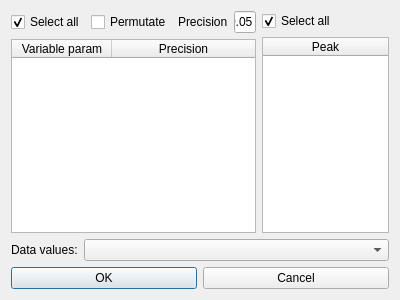
<?xml version="1.0" encoding="UTF-8"?>
<ui version="4.0">
 <class>ScanmanPeakFit_pkf</class>
 <widget class="QDialog" name="ScanmanPeakFit_pkf">
  <property name="geometry">
   <rect>
    <x>0</x>
    <y>0</y>
    <width>400</width>
    <height>300</height>
   </rect>
  </property>
  <property name="windowTitle">
   <string>Peakfit source</string>
  </property>
  <layout class="QVBoxLayout" name="verticalLayout">
   <item>
    <layout class="QHBoxLayout" name="horizontalLayout_3">
     <property name="topMargin">
      <number>0</number>
     </property>
     <property name="rightMargin">
      <number>0</number>
     </property>
     <item>
      <layout class="QVBoxLayout" name="verticalLayout_2">
       <property name="topMargin">
        <number>0</number>
       </property>
       <item>
        <layout class="QHBoxLayout" name="horizontalLayout_2">
         <property name="topMargin">
          <number>0</number>
         </property>
         <item>
          <widget class="QCheckBox" name="params_check">
           <property name="text">
            <string>Select all</string>
           </property>
           <property name="checked">
            <bool>true</bool>
           </property>
          </widget>
         </item>
         <item>
          <spacer name="horizontalSpacer">
           <property name="orientation">
            <enum>Qt::Horizontal</enum>
           </property>
           <property name="sizeHint" stdset="0">
            <size>
             <width>40</width>
             <height>20</height>
            </size>
           </property>
          </spacer>
         </item>
         <item>
          <widget class="QCheckBox" name="permutate_check">
           <property name="text">
            <string>Permutate</string>
           </property>
          </widget>
         </item>
         <item>
          <widget class="QLabel" name="label_2">
           <property name="text">
            <string>Precision</string>
           </property>
          </widget>
         </item>
         <item>
          <widget class="QLineEdit" name="precision_edit">
           <property name="inputMethodHints">
            <set>Qt::ImhDigitsOnly|Qt::ImhPreferNumbers</set>
           </property>
           <property name="text">
            <string>0.05</string>
           </property>
          </widget>
         </item>
        </layout>
       </item>
       <item>
        <widget class="QTableWidget" name="prm_table">
         <attribute name="horizontalHeaderCascadingSectionResizes">
          <bool>false</bool>
         </attribute>
         <attribute name="horizontalHeaderStretchLastSection">
          <bool>true</bool>
         </attribute>
         <attribute name="verticalHeaderCascadingSectionResizes">
          <bool>false</bool>
         </attribute>
         <column>
          <property name="text">
           <string>Variable param</string>
          </property>
         </column>
         <column>
          <property name="text">
           <string>Precision</string>
          </property>
         </column>
        </widget>
       </item>
      </layout>
     </item>
     <item>
      <layout class="QVBoxLayout" name="verticalLayout_3">
       <property name="topMargin">
        <number>0</number>
       </property>
       <item>
        <layout class="QHBoxLayout" name="horizontalLayout_4">
         <property name="topMargin">
          <number>0</number>
         </property>
         <item>
          <widget class="QCheckBox" name="peaks_check">
           <property name="text">
            <string>Select all</string>
           </property>
           <property name="checked">
            <bool>true</bool>
           </property>
          </widget>
         </item>
         <item>
          <spacer name="horizontalSpacer_2">
           <property name="orientation">
            <enum>Qt::Horizontal</enum>
           </property>
           <property name="sizeHint" stdset="0">
            <size>
             <width>40</width>
             <height>20</height>
            </size>
           </property>
          </spacer>
         </item>
        </layout>
       </item>
       <item>
        <widget class="QTableWidget" name="peak_table">
         <attribute name="horizontalHeaderCascadingSectionResizes">
          <bool>false</bool>
         </attribute>
         <attribute name="horizontalHeaderStretchLastSection">
          <bool>true</bool>
         </attribute>
         <attribute name="verticalHeaderCascadingSectionResizes">
          <bool>false</bool>
         </attribute>
         <column>
          <property name="text">
           <string>Peak</string>
          </property>
         </column>
        </widget>
       </item>
      </layout>
     </item>
    </layout>
   </item>
   <item>
    <layout class="QHBoxLayout" name="horizontalLayout">
     <property name="topMargin">
      <number>0</number>
     </property>
     <item>
      <widget class="QLabel" name="label">
       <property name="sizePolicy">
        <sizepolicy hsizetype="Minimum" vsizetype="Preferred">
         <horstretch>0</horstretch>
         <verstretch>0</verstretch>
        </sizepolicy>
       </property>
       <property name="text">
        <string>Data values:</string>
       </property>
      </widget>
     </item>
     <item>
      <widget class="QComboBox" name="datavals_combo">
       <property name="sizePolicy">
        <sizepolicy hsizetype="MinimumExpanding" vsizetype="Fixed">
         <horstretch>0</horstretch>
         <verstretch>0</verstretch>
        </sizepolicy>
       </property>
      </widget>
     </item>
    </layout>
   </item>
   <item>
    <layout class="QHBoxLayout" name="horizontalLayout_5">
     <property name="topMargin">
      <number>0</number>
     </property>
     <item>
      <widget class="QPushButton" name="ok_btn">
       <property name="text">
        <string>OK</string>
       </property>
      </widget>
     </item>
     <item>
      <widget class="QPushButton" name="cancel_btn">
       <property name="text">
        <string>Cancel</string>
       </property>
      </widget>
     </item>
    </layout>
   </item>
  </layout>
 </widget>
 <resources/>
 <connections>
  <connection>
   <sender>ok_btn</sender>
   <signal>clicked()</signal>
   <receiver>ScanmanPeakFit_pkf</receiver>
   <slot>ok_pressed()</slot>
   <hints>
    <hint type="sourcelabel">
     <x>51</x>
     <y>282</y>
    </hint>
    <hint type="destinationlabel">
     <x>277</x>
     <y>252</y>
    </hint>
   </hints>
  </connection>
  <connection>
   <sender>prm_table</sender>
   <signal>itemChanged(QTableWidgetItem*)</signal>
   <receiver>ScanmanPeakFit_pkf</receiver>
   <slot>ParamSelectionChanged(QTableWidgetItem*)</slot>
   <hints>
    <hint type="sourcelabel">
     <x>51</x>
     <y>174</y>
    </hint>
    <hint type="destinationlabel">
     <x>3</x>
     <y>181</y>
    </hint>
   </hints>
  </connection>
  <connection>
   <sender>peak_table</sender>
   <signal>itemChanged(QTableWidgetItem*)</signal>
   <receiver>ScanmanPeakFit_pkf</receiver>
   <slot>PeakSelectionChanged(QTableWidgetItem*)</slot>
   <hints>
    <hint type="sourcelabel">
     <x>347</x>
     <y>146</y>
    </hint>
    <hint type="destinationlabel">
     <x>393</x>
     <y>171</y>
    </hint>
   </hints>
  </connection>
  <connection>
   <sender>peaks_check</sender>
   <signal>clicked()</signal>
   <receiver>ScanmanPeakFit_pkf</receiver>
   <slot>Selectallpeaks_pressed()</slot>
   <hints>
    <hint type="sourcelabel">
     <x>321</x>
     <y>20</y>
    </hint>
    <hint type="destinationlabel">
     <x>362</x>
     <y>19</y>
    </hint>
   </hints>
  </connection>
  <connection>
   <sender>params_check</sender>
   <signal>clicked()</signal>
   <receiver>ScanmanPeakFit_pkf</receiver>
   <slot>Selectallparams_pressed()</slot>
   <hints>
    <hint type="sourcelabel">
     <x>36</x>
     <y>20</y>
    </hint>
    <hint type="destinationlabel">
     <x>25</x>
     <y>33</y>
    </hint>
   </hints>
  </connection>
  <connection>
   <sender>cancel_btn</sender>
   <signal>clicked()</signal>
   <receiver>ScanmanPeakFit_pkf</receiver>
   <slot>close_pressed()</slot>
   <hints>
    <hint type="sourcelabel">
     <x>322</x>
     <y>277</y>
    </hint>
    <hint type="destinationlabel">
     <x>334</x>
     <y>297</y>
    </hint>
   </hints>
  </connection>
 </connections>
 <slots>
  <slot>ok_pressed()</slot>
  <slot>ParamSelectionChanged(QTableWidgetItem*)</slot>
  <slot>PeakSelectionChanged(QTableWidgetItem*)</slot>
  <slot>Selectallparams_pressed()</slot>
  <slot>Selectallpeaks_pressed()</slot>
  <slot>close_pressed()</slot>
 </slots>
</ui>
